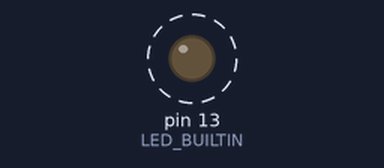
Bench run of a sketch on a simulated Arduino Uno, built with avr-gcc and run on an emulated ATmega328P. Shown: output pins drawn as LEDs (lit = HIGH). Dashed ring = blinking. What the sketch prints to the serial monitor is not drawn.

Above: at 0.5 s.
Timing chart, 0 to 4.6 s (numbered marks = the images above):
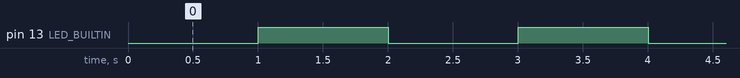

The sketch:

writeWOWSerial.ino
```cpp
void setup() {
  pinMode(LED_BUILTIN, OUTPUT);
  Serial.begin(115200);
  while (!Serial) {
    ; // wait for serial port to connect. Needed for native USB port only
  }

  Serial.println("Started");
  Serial.println("NODE MCU BOARD!");
  Serial.write("Started");
  Serial.write("NODE MCU BOARD!");
}

void loop() {
  delay(1000);
  digitalWrite(LED_BUILTIN, HIGH);
    Serial.println("WOW!");
    Serial.write("WOW!");
  delay(1000);
  digitalWrite(LED_BUILTIN, LOW);
}
```

Measured:
- by itself, pin 13 (LED_BUILTIN): alternates HIGH for 1.0 s and LOW for 1.0 s
